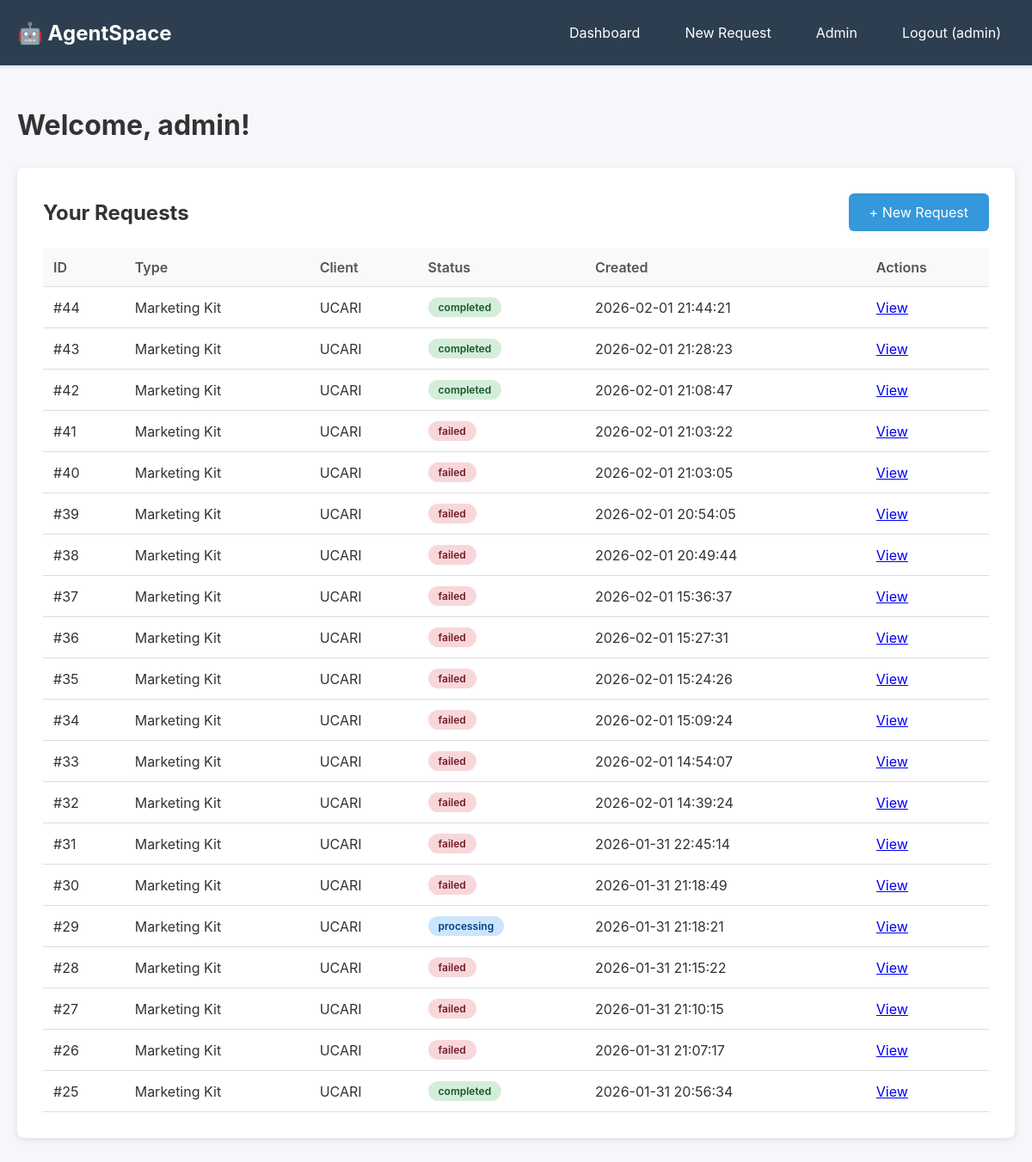
The page /dashboard (signed in) on the database as committed earlier.
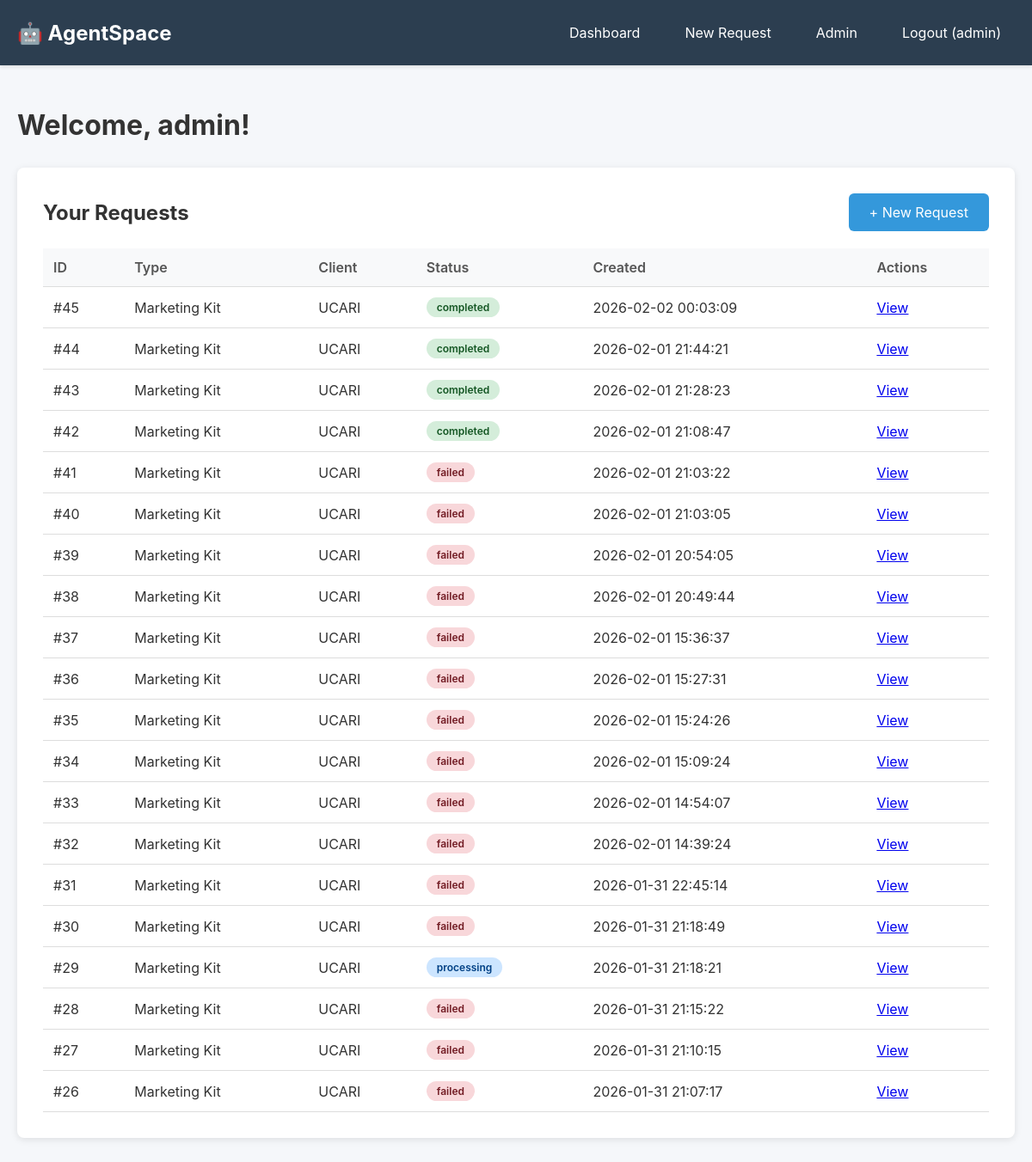
The same page on the database as committed later.
### tables this page shows
CREATE TABLE users (
            id INTEGER PRIMARY KEY AUTOINCREMENT,
            username TEXT UNIQUE NOT NULL,
            email TEXT UNIQUE NOT NULL,
            password_hash TEXT NOT NULL,
            is_admin BOOLEAN DEFAULT 0,
            created_at TIMESTAMP DEFAULT CURRENT_TIMESTAMP
        );

CREATE TABLE requests (
            id INTEGER PRIMARY KEY AUTOINCREMENT,
            user_id INTEGER NOT NULL,
            request_type TEXT NOT NULL,
            client_name TEXT NOT NULL,
            website TEXT,
            offerings TEXT,
            competitors TEXT,
            additional_info TEXT,
            status TEXT DEFAULT 'pending',
            json_output_path TEXT,
            docx_output_path TEXT,
            created_at TIMESTAMP DEFAULT CURRENT_TIMESTAMP,
            completed_at TIMESTAMP,
            FOREIGN KEY (user_id) REFERENCES users (id)
        );

### agentspace_webapp.py (the view)
@app.route('/dashboard')
@login_required
def dashboard():
    conn = sqlite3.connect('agentspace.db')
    c = conn.cursor()
    c.execute('''
        SELECT id, request_type, client_name, status, created_at, completed_at
        FROM requests
        WHERE user_id = ?
        ORDER BY created_at DESC
        LIMIT 20
    ''', (current_user.id,))
    requests = c.fetchall()
    conn.close()
    return render_template('dashboard.html', requests=requests, user=current_user)

### agentspace_webapp.py (called while the page is built)
@login_manager.user_loader
def load_user(user_id):
    conn = sqlite3.connect('agentspace.db')
    c = conn.cursor()
    c.execute('SELECT id, username, email, is_admin FROM users WHERE id = ?', (user_id,))
    user_data = c.fetchone()
    conn.close()
    if user_data:
        return User(user_data[0], user_data[1], user_data[2], user_data[3])
    return None

### templates/dashboard.html (shortened to what this page needs)
{% extends "base.html" %}
{% block content %}
<h1 style="margin-bottom: 30px;">Welcome, {{ user.username }}!</h1>
<div class="card">
    <div style="display: flex; justify-content: space-between; align-items: center; margin-bottom: 20px;">
        <h2>Your Requests</h2>
        <a href="{{ url_for('new_request') }}" class="btn">+ New Request</a>
    </div>
    {% if requests %}
    <table>
        <thead>
            <tr>
                <th>ID</th>
                <th>Type</th>
                <th>Client</th>
                <th>Status</th>
                <th>Created</th>
                <th>Actions</th>
            </tr>
        </thead>
        <tbody>
            {% for req in requests %}
            <tr>
                <td>#{{ req[0] }}</td>
                <td>{{ req[1] }}</td>
                <td>{{ req[2] }}</td>
                <td><span class="status {{ req[3] }}">{{ req[3] }}</span></td>
                <td>{{ req[4] }}</td>
                <td><a href="{{ url_for('view_request', request_id=req[0]) }}">View</a></td>
            </tr>
            {% endfor %}
        </tbody>
    </table>
    {% else %}
    <p style="text-align: center; padding: 40px; color: #999;">
        No requests yet. <a href="{{ url_for('new_request') }}">Create your first one!</a>
    </p>
    {% endif %}
</div>
{% endblock %}

### templates/base.html (shortened to what this page needs)
<!DOCTYPE html>
<html lang="en">
<head>
</head>
<body>
    {% if current_user.is_authenticated %}
    <div class="header">
        <div class="header-content">
            <div class="logo">🤖 AgentSpace</div>
            <nav class="nav">
                <a href="{{ url_for('dashboard') }}">Dashboard</a>
                <a href="{{ url_for('new_request') }}">New Request</a>
                {% if current_user.is_admin %}
                <a href="{{ url_for('admin_dashboard') }}">Admin</a>
                {% endif %}
                <a href="{{ url_for('logout') }}">Logout ({{ current_user.username }})</a>
            </nav>
        </div>
    </div>
    {% endif %}
    <div class="container">
        {% block content %}{% endblock %}
    </div>
</body>
</html>

### templates/base.html (style rules this page uses)
* { margin: 0; padding: 0; box-sizing: border-box; }
body { font-family: -apple-system, BlinkMacSystemFont, 'Segoe UI', Arial, sans-serif; background: #f5f7fa; color: #333; }
.container { max-width: 1200px; margin: 0 auto; padding: 20px; }
.header { background: #2c3e50; color: white; padding: 20px 0; margin-bottom: 30px; box-shadow: 0 2px 4px rgba(0,0,0,0.1); }
.header-content { max-width: 1200px; margin: 0 auto; padding: 0 20px; display: flex; justify-content: space-between; align-items: center; }
.logo { font-size: 24px; font-weight: bold; }
.nav { display: flex; gap: 20px; }
.nav a { color: white; text-decoration: none; padding: 8px 16px; border-radius: 4px; transition: background 0.3s; }
.card { background: white; border-radius: 8px; padding: 30px; margin-bottom: 20px; box-shadow: 0 2px 8px rgba(0,0,0,0.1); }
.btn { display: inline-block; padding: 12px 24px; background: #3498db; color: white; text-decoration: none; border-radius: 6px; border: none; cursor: pointer; font-size: 16px; transition: background 0.3s; }
.status { display: inline-block; padding: 4px 12px; border-radius: 12px; font-size: 12px; font-weight: 600; }
.status.processing { background: #cce5ff; color: #004085; }
.status.completed { background: #d4edda; color: #155724; }
.status.failed { background: #f8d7da; color: #721c24; }
table { width: 100%; border-collapse: collapse; }
th, td { padding: 12px; text-align: left; border-bottom: 1px solid #ddd; }
th { background: #f8f9fa; font-weight: 600; color: #555; }

Rows that differ between the two databases and show on the page:
no longer on this page (row unchanged): requests: id "25", request_type "Marketing Kit", client_name "UCARI", status "completed", created_at "2026-01-31 20:56:34"
added requests: id "45", request_type "Marketing Kit", client_name "UCARI", status "completed", created_at "2026-02-02 00:03:09"
